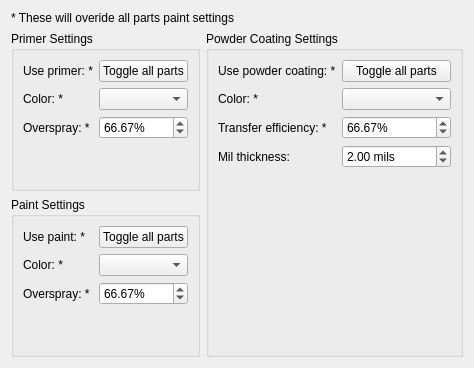
                  <widget class="QWidget" name="tabWidget_nest_paintPage2">
                   <attribute name="title">
                    <string>Paint Settings</string>
                   </attribute>
                   <layout class="QVBoxLayout" name="verticalLayout_2" stretch="0,1">
                    <item>
                     <widget class="QLabel" name="label_19">
                      <property name="text">
                       <string>* These will overide all parts paint settings</string>
                      </property>
                     </widget>
                    </item>
                    <item>
                     <layout class="QHBoxLayout" name="horizontalLayout_5">
                      <item>
                       <layout class="QVBoxLayout" name="verticalLayout_6">
                        <item>
                         <widget class="QGroupBox" name="groupBox_3">
                          <property name="title">
                           <string>Primer Settings</string>
                          </property>
                          <layout class="QVBoxLayout" name="verticalLayout_11">
                           <item>
                            <layout class="QVBoxLayout" name="verticalLayout_10">
                             <item>
                              <layout class="QVBoxLayout" name="verticalLayout_9">
                               <item>
                                <layout class="QGridLayout" name="gridLayout_5" rowstretch="0,0,0" columnstretch="0,0">
                                 <item row="2" column="0">
                                  <widget class="QLabel" name="label_18">
                                   <property name="text">
                                    <string>Overspray: *</string>
                                   </property>
                                  </widget>
                                 </item>
                                 <item row="0" column="0">
                                  <widget class="QLabel" name="label_17">
                                   <property name="text">
                                    <string>Use primer: *</string>
                                   </property>
                                  </widget>
                                 </item>
                                 <item row="2" column="1">
                                  <widget class="QDoubleSpinBox" name="doubleSpinBox_primer_overspray">
                                   <property name="suffix">
                                    <string>%</string>
                                   </property>
                                   <property name="maximum">
                                    <double>100.000000000000000</double>
                                   </property>
                                   <property name="value">
                                    <double>66.670000000000002</double>
                                   </property>
                                  </widget>
                                 </item>
                                 <item row="1" column="1">
                                  <widget class="QComboBox" name="comboBox_primer_color"/>
                                 </item>
                                 <item row="1" column="0">
                                  <widget class="QLabel" name="label_31">
                                   <property name="text">
                                    <string>Color: *</string>
                                   </property>
                                  </widget>
                                 </item>
                                 <item row="0" column="1">
                                  <widget class="QPushButton" name="pushButton_toggle_primer">
                                   <property name="minimumSize">
                                    <size>
                                     <width>0</width>
                                     <height>0</height>
                                    </size>
                                   </property>
                                   <property name="styleSheet">
                                    <string notr="true"/>
                                   </property>
                                   <property name="text">
                                    <string>Toggle all parts</string>
                                   </property>
                                   <property name="checkable">
                                    <bool>true</bool>
                                   </property>
                                  </widget>
                                 </item>
                                </layout>
                               </item>
                              </layout>
                             </item>
                            </layout>
                           </item>
                           <item>
                            <spacer name="verticalSpacer_5">
                             <property name="orientation">
                              <enum>Qt::Vertical</enum>
                             </property>
                             <property name="sizeHint" stdset="0">
                              <size>
                               <width>20</width>
                               <height>40</height>
                              </size>
                             </property>
                            </spacer>
                           </item>
                          </layout>
                         </widget>
                        </item>
                        <item>
                         <widget class="QGroupBox" name="groupBox_4">
                          <property name="title">
                           <string>Paint Settings</string>
                          </property>
                          <layout class="QVBoxLayout" name="verticalLayout_13">
                           <item>
                            <layout class="QVBoxLayout" name="verticalLayout_12">
                             <item>
                              <layout class="QVBoxLayout" name="verticalLayout_8">
                               <item>
                                <layout class="QGridLayout" name="gridLayout_4">
                                 <item row="2" column="0">
                                  <widget class="QLabel" name="label_8">
                                   <property name="text">
                                    <string>Overspray: *</string>
                                   </property>
                                  </widget>
                                 </item>
                                 <item row="2" column="1">
                                  <widget class="QDoubleSpinBox" name="doubleSpinBox_paint_overspray">
                                   <property name="suffix">
                                    <string>%</string>
                                   </property>
                                   <property name="maximum">
                                    <double>100.000000000000000</double>
                                   </property>
                                   <property name="value">
                                    <double>66.670000000000002</double>
                                   </property>
                                  </widget>
                                 </item>
                                 <item row="1" column="1">
                                  <widget class="QComboBox" name="comboBox_paint_color"/>
                                 </item>
                                 <item row="0" column="0">
                                  <widget class="QLabel" name="label_20">
                                   <property name="text">
                                    <string>Use paint: *</string>
                                   </property>
                                  </widget>
                                 </item>
                                 <item row="1" column="0">
                                  <widget class="QLabel" name="label_11">
                                   <property name="text">
                                    <string>Color: *</string>
                                   </property>
                                  </widget>
                                 </item>
                                 <item row="0" column="1">
                                  <widget class="QPushButton" name="pushButton_toggle_paint">
                                   <property name="minimumSize">
                                    <size>
                                     <width>0</width>
                                     <height>0</height>
                                    </size>
                                   </property>
                                   <property name="styleSheet">
                                    <string notr="true"/>
                                   </property>
                                   <property name="text">
                                    <string>Toggle all parts</string>
                                   </property>
                                   <property name="checkable">
                                    <bool>true</bool>
                                   </property>
                                  </widget>
                                 </item>
                                </layout>
                               </item>
                              </layout>
                             </item>
                            </layout>
                           </item>
                           <item>
                            <spacer name="verticalSpacer_6">
                             <property name="orientation">
                              <enum>Qt::Vertical</enum>
                             </property>
                             <property name="sizeHint" stdset="0">
                              <size>
                               <width>20</width>
                               <height>40</height>
                              </size>
                             </property>
                            </spacer>
                           </item>
                          </layout>
                         </widget>
                        </item>
                       </layout>
                      </item>
                      <item>
                       <widget class="QGroupBox" name="groupBox">
                        <property name="title">
                         <string>Powder Coating Settings</string>
                        </property>
                        <layout class="QVBoxLayout" name="verticalLayout_15">
                         <item>
                          <layout class="QVBoxLayout" name="verticalLayout_14">
                           <item>
                            <layout class="QGridLayout" name="gridLayout_3" columnstretch="0,0">
                             <item row="2" column="0">
                              <widget class="QLabel" name="label_6">
                               <property name="text">
                                <string>Transfer efficiency: *</string>
                               </property>
                              </widget>
                             </item>
                             <item row="0" column="0">
                              <widget class="QLabel" name="label_14">
                               <property name="text">
                                <string>Use powder coating: *</string>
                               </property>
                              </widget>
                             </item>
                             <item row="0" column="1">
                              <widget class="QPushButton" name="pushButton_toggle_powder_coating">
                               <property name="minimumSize">
                                <size>
                                 <width>0</width>
                                 <height>0</height>
                                </size>
                               </property>
                               <property name="styleSheet">
                                <string notr="true"/>
                               </property>
                               <property name="text">
                                <string>Toggle all parts</string>
                               </property>
                               <property name="checkable">
                                <bool>true</bool>
                               </property>
                              </widget>
                             </item>
                             <item row="3" column="1">
                              <widget class="QDoubleSpinBox" name="doubleSpinBox_mil_thickness">
                               <property name="toolTip">
                                <string>&lt;html&gt;&lt;head/&gt;&lt;body&gt;&lt;p&gt;Default: 2.00 mils&lt;/p&gt;&lt;p&gt;Mil Thickness: number used to determine how many &amp;quot;mils&amp;quot; or how thick your coating will be.&lt;/p&gt;&lt;p&gt;About &amp;quot;Mil Thickness&amp;quot;&lt;/p&gt;&lt;p&gt;Mil thickness is the coating thickness measured in &amp;quot;mils&amp;quot; (.001 of an inch, not millimeters). Your desired mil thickness will come down to user preference and the job requirements. We highly recommend using a digital mil thickness gauge as this is the most effective and accurate way to measure mil thickness.&lt;/p&gt;&lt;p&gt;https://www.prismaticpowders.com/coverage-calculator&lt;/p&gt;&lt;/body&gt;&lt;/html&gt;</string>
                               </property>
                               <property name="suffix">
                                <string> mils</string>
                               </property>
                               <property name="maximum">
                                <double>99999999999.000000000000000</double>
                               </property>
                               <property name="value">
                                <double>2.000000000000000</double>
                               </property>
                              </widget>
                             </item>
                             <item row="1" column="1">
                              <widget class="QComboBox" name="comboBox_powder_color"/>
                             </item>
                             <item row="3" column="0">
                              <widget class="QLabel" name="label_7">
                               <property name="text">
                                <string>Mil thickness:</string>
                               </property>
                              </widget>
                             </item>
                             <item row="2" column="1">
                              <widget class="QDoubleSpinBox" name="doubleSpinBox_transfer_efficiency">
                               <property name="toolTip">
                                <string>&lt;html&gt;&lt;head/&gt;&lt;body&gt;&lt;p&gt;percentage (1-100%) that your powder will adhere to your part.&lt;/p&gt;&lt;p&gt;About &amp;quot;Transfer Efficiency&amp;quot; &lt;/p&gt;&lt;p&gt;Transfer efficiency is the percentage of powder that adheres to your part. This number is completely subjective, but keep in mind that at 100% you'd have zero waste and zero overspray in your application. Everything from equipment to experience to setup can be determining factors for this value. &lt;/p&gt;&lt;p&gt;Transfer efficiency is affected first and foremost by the setup of the spray gun as well as proper grounding. Kilovolt and microamp adjustments (if you gun has them) provided by spray gun manufacturers, are there to assist in adjusting transfer efficiency. Typically, the KV number (0-100) represents the voltage potential (percentage) available. Microamps manage the delivery of the voltage (KV) potential. The two settings work in conjunction to enable the applicator to find the best setting for maximum transfer efficiency for the given project/conditions. These settings will change due to variable factors and conditions including: part substrate, powder used, part shape, climate, humidity, etc. There is a misconception that a setting value of 100 will achieve the best results. This is not always true due to the above mentioned factors.&lt;br/&gt;&lt;/p&gt;&lt;p&gt;https://www.prismaticpowders.com/coverage-calculator&lt;/p&gt;&lt;/body&gt;&lt;/html&gt;</string>
                               </property>
                               <property name="suffix">
                                <string>%</string>
                               </property>
                               <property name="maximum">
                                <double>100.000000000000000</double>
                               </property>
                               <property name="value">
                                <double>66.670000000000002</double>
                               </property>
                              </widget>
                             </item>
                             <item row="1" column="0">
                              <widget class="QLabel" name="label_12">
                               <property name="text">
                                <string>Color: *</string>
                               </property>
                              </widget>
                             </item>
                            </layout>
                           </item>
                          </layout>
                         </item>
                         <item>
                          <spacer name="verticalSpacer_7">
                           <property name="orientation">
                            <enum>Qt::Vertical</enum>
                           </property>
                           <property name="sizeHint" stdset="0">
                            <size>
                             <width>20</width>
                             <height>40</height>
                            </size>
                           </property>
                          </spacer>
                         </item>
                        </layout>
                       </widget>
                      </item>
                     </layout>
                    </item>
                   </layout>
                  </widget>
